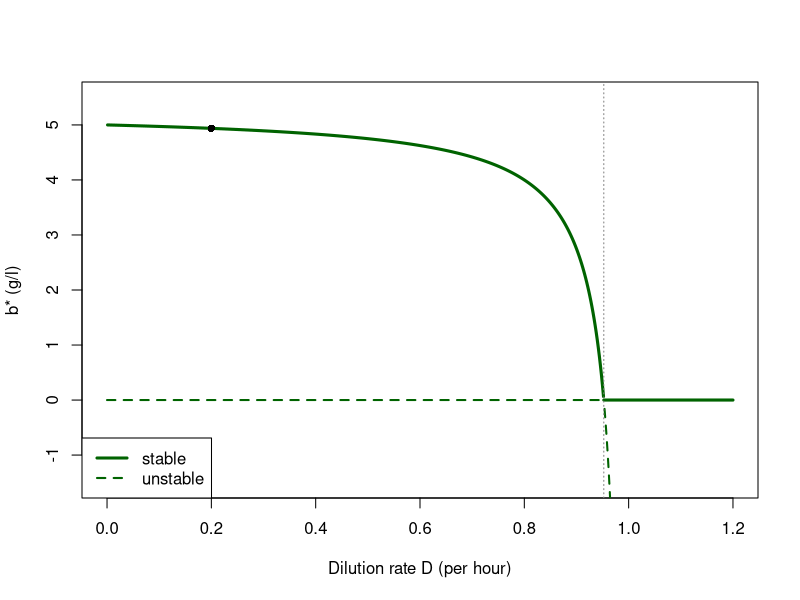

The R script that drew this image:
# Fig. 4.21: Washout in the bioreactor (book, Section 4.4, Eq. 4.17)
# steady-state biomass b* = (n_in - D k50/(kmax - D))/nu as a function of D; above D_c = K(n_in) the biomass is washed out
# (c) 2026 Philipp Kügler · Program for the book "Dynamical Systems in the Life Sciences" · MIT License (see LICENSE)
D <- 0.2; nin <- 10; nu <- 2; kmax <- 1; k50 <- 0.5    # D in 1/h, concentrations in g/l
K <- function(n) kmax * n / (k50 + n)                  # Monod growth rate

Dc <- K(nin)
bst <- function(D) (nin - D * k50 / (kmax - D)) / nu
gruen <- rgb(0, 0.39, 0)
Dg <- seq(0.001, 1.2, length.out = 600)
D1 <- Dg[Dg <= Dc]; D2 <- Dg[Dg >= Dc & Dg <= 0.985]
plot(D1, bst(D1), type = "l", col = gruen, lwd = 3, xlim = c(0, 1.2), ylim = c(-1.5, 5.5), xlab = "Dilution rate D (per hour)", ylab = "b* (g/l)")
lines(D2, bst(D2), lty = 2, col = gruen, lwd = 2)
lines(c(0, Dc), c(0, 0), lty = 2, col = gruen, lwd = 2); lines(c(Dc, 1.2), c(0, 0), col = gruen, lwd = 3)
abline(v = Dc, lty = 3, col = "grey50"); points(D, bst(D), pch = 16)
cat(sprintf("D_c = K(n_in) = %.4f per hour\n", Dc))
for (DD in c(0.2, 0.5, 0.9)) cat(sprintf("D = %g: b* = %.4f g/l,  yield D b* = %.4f g/(l h)\n", DD, bst(DD), DD * bst(DD)))
legend("bottomleft", legend = c("stable", "unstable"), col = gruen, lty = 1:2, lwd = c(3, 2))
